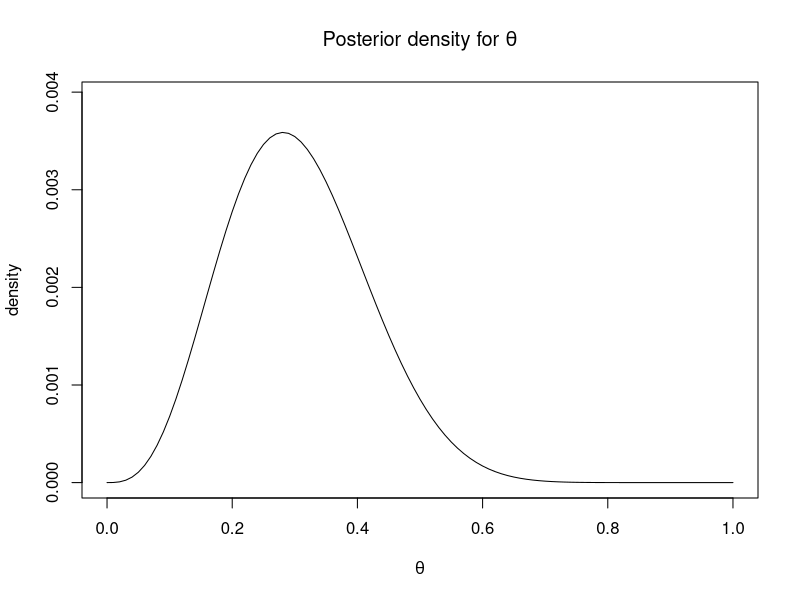

Write the R code that produced this figure.
## ---- chunk 1
theta <- seq(0,1,.01)
dens <- theta^3*(1-theta)^13 + 10*theta^4*(1-theta)^12 + 45*theta^5*(1-theta)^11
plot (theta, dens, 
      ylim = c(0,1.1*max(dens)),
      main = expression(paste("Posterior density for ", italic(theta))),
      xlab = expression(theta),
      ylab = "density",
      type = "l")
